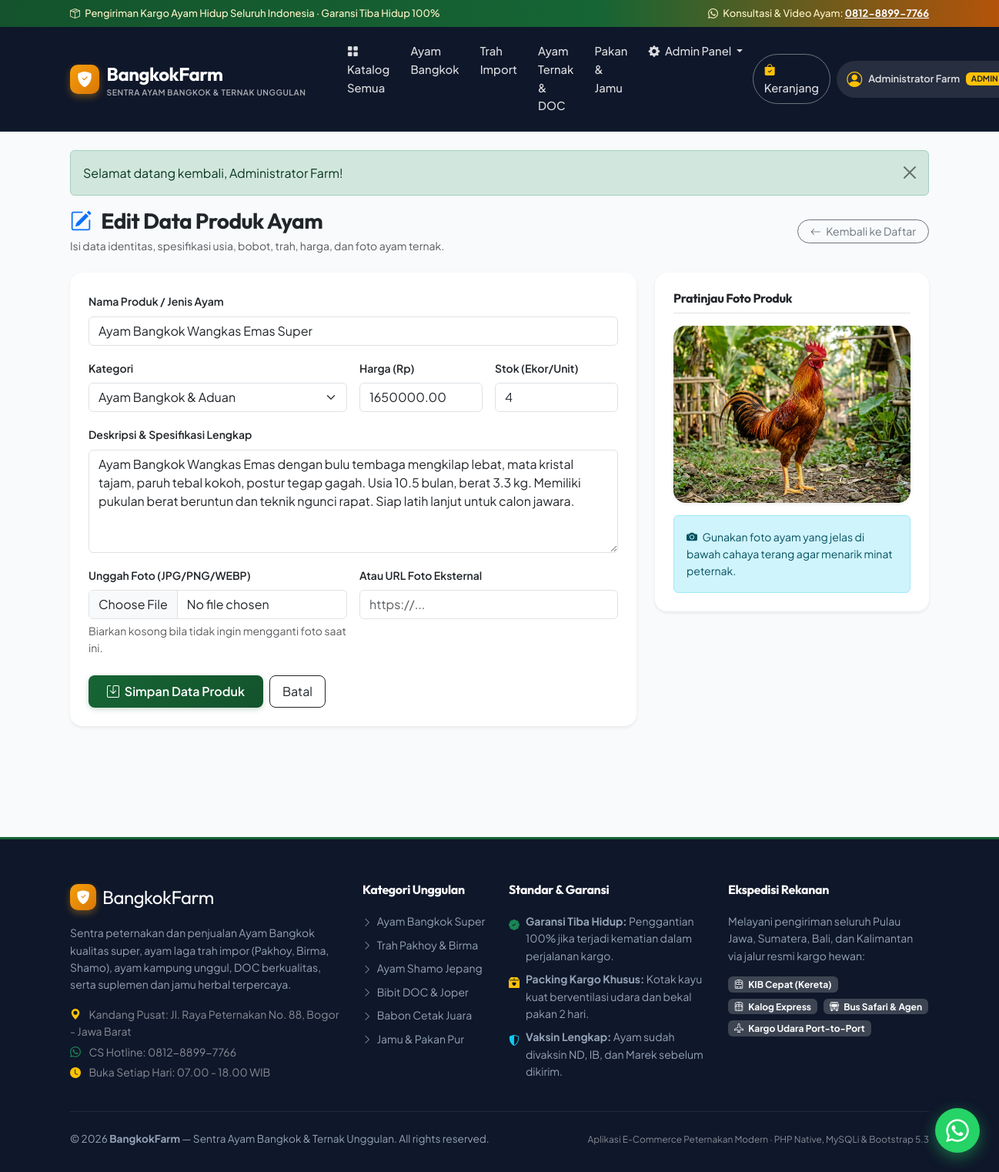
The page /kelola/produk_form.php?id=2 (signed in) on the database its author committed.
### tables this page shows
CREATE TABLE produk (
    id_produk   INT AUTO_INCREMENT PRIMARY KEY,
    id_penjual  INT NOT NULL,
    id_kategori INT NOT NULL,
    nama_produk VARCHAR(150) NOT NULL,
    deskripsi   TEXT         DEFAULT NULL,
    harga       DECIMAL(12,2) NOT NULL DEFAULT 0,
    stok        INT           NOT NULL DEFAULT 0,
    gambar      VARCHAR(255)  DEFAULT NULL,
    created_at  TIMESTAMP     NOT NULL DEFAULT CURRENT_TIMESTAMP,
    CONSTRAINT fk_produk_penjual  FOREIGN KEY (id_penjual)  REFERENCES users(id_user)      ON DELETE CASCADE ON UPDATE CASCADE,
    CONSTRAINT fk_produk_kategori FOREIGN KEY (id_kategori) REFERENCES kategori(id_kategori) ON DELETE CASCADE ON UPDATE CASCADE
);

CREATE TABLE kategori (
    id_kategori   INT AUTO_INCREMENT PRIMARY KEY,
    nama_kategori VARCHAR(50) NOT NULL
);

### kelola/produk_form.php (the view, shortened to what this page needs)
<?php
require_once __DIR__ . '/../includes/fungsi.php';
$id     = (int) ($_GET['id'] ?? 0);
$edit   = $id > 0;
$produk = [
    'id_kategori' => '',
    'nama_produk' => '',
    'deskripsi'   => '',
    'harga'       => '',
    'stok'        => '',
    'gambar'      => '',
];
if ($edit) {
    $stmt = $koneksi->prepare('SELECT * FROM produk WHERE id_produk = ?');
    $stmt->bind_param('i', $id);
    $stmt->execute();
    $data = $stmt->get_result()->fetch_assoc();
    $produk = $data;
}
$kategori_list = $koneksi->query('SELECT * FROM kategori ORDER BY id_kategori ASC')->fetch_all(MYSQLI_ASSOC);
$judul = $edit ? 'Edit Data Produk Ayam' : 'Tambah Ayam / Produk Baru';
require_once __DIR__ . '/../includes/header.php';
?>
<div class="d-flex justify-content-between align-items-center mb-4">
    <div>
        <h3 class="fw-bold mb-1 text-dark">
            <i class="bi bi-<?= $edit ? 'pencil-square text-primary' : 'plus-circle-fill text-success' ?> me-2"></i> <?= $judul ?>
        </h3>
        <p class="text-muted small mb-0">Isi data identitas, spesifikasi usia, bobot, trah, harga, dan foto ayam ternak.</p>
    </div>
    <a href="<?= BASE_URL ?>/kelola/produk.php" class="btn btn-outline-secondary btn-sm px-3 rounded-pill">
        <i class="bi bi-arrow-left me-1"></i> Kembali ke Daftar
    </a>
</div>
<div class="row g-4 mb-5">
    <div class="col-lg-8">
        <div class="card border-0 shadow-sm rounded-4 p-4 bg-white">
            <form method="post" enctype="multipart/form-data">
                <div class="mb-3">
                    <label class="form-label fw-semibold small text-dark">Nama Produk / Jenis Ayam</label>
                    <input type="text" name="nama_produk" class="form-control" value="<?= e($produk['nama_produk']) ?>" required placeholder="Contoh: Ayam Bangkok Super Wiring Kuning (Pejantan F1)">
                </div>
                <div class="row g-3 mb-3">
                    <div class="col-md-6">
                        <label class="form-label fw-semibold small text-dark">Kategori</label>
                        <select name="id_kategori" class="form-select" required>
                            <?php foreach ($kategori_list as $k): ?>
                                <option value="<?= (int) $k['id_kategori'] ?>" <?= (int) $produk['id_kategori'] === (int) $k['id_kategori'] ? 'selected' : '' ?>>
                                    <?= e($k['nama_kategori']) ?>
                                </option>
                            <?php endforeach; ?>
                        </select>
                    </div>
                    <div class="col-md-3">
                        <label class="form-label fw-semibold small text-dark">Harga (Rp)</label>
                        <input type="number" name="harga" class="form-control" value="<?= e($produk['harga']) ?>" min="0" step="500" required placeholder="0">
                    </div>
                    <div class="col-md-3">
                        <label class="form-label fw-semibold small text-dark">Stok (Ekor/Unit)</label>
                        <input type="number" name="stok" class="form-control" value="<?= e($produk['stok']) ?>" min="0" required placeholder="1">
                    </div>
                </div>
                <div class="mb-3">
                    <label class="form-label fw-semibold small text-dark">Deskripsi &amp; Spesifikasi Lengkap</label>
                    <textarea name="deskripsi" class="form-control" rows="5" placeholder="Tuliskan spesifikasi usia, berat/bobot, tulangan, karakter pukulan/gaya bertarung, riwayat vaksin, dll..."><?= e($produk['deskripsi']) ?></textarea>
                </div>
                <div class="row g-3 mb-4">
                    <div class="col-md-6">
                        <label class="form-label fw-semibold small text-dark">Unggah Foto (JPG/PNG/WEBP)</label>
                        <input type="file" name="gambar" class="form-control" accept="image/*" onchange="previewFile(this)">
                        <div class="form-text">Biarkan kosong bila tidak ingin mengganti foto saat ini.</div>
                    </div>
                    <div class="col-md-6">
                        <label class="form-label fw-semibold small text-dark">Atau URL Foto Eksternal</label>
                        <input type="text" name="gambar_url" class="form-control" placeholder="https://..." value="<?= preg_match('#^https?://#i', $produk['gambar']) ? e($produk['gambar']) : '' ?>" oninput="previewUrl(this.value)">
                    </div>
                </div>
                <div class="d-flex gap-2">
                    <button class="btn btn-farm-primary px-4 py-2 fw-semibold rounded-3" type="submit">
                        <i class="bi bi-save me-1"></i> Simpan Data Produk
                    </button>
                    <a href="<?= BASE_URL ?>/kelola/produk.php" class="btn btn-outline-dark px-3 py-2 rounded-3">Batal</a>
                </div>
            </form>
        </div>
    </div>
    <div class="col-lg-4">
        <div class="card border-0 shadow-sm rounded-4 p-4 bg-white sticky-top" style="top: 90px;">
            <h6 class="fw-bold mb-3 text-dark border-bottom pb-2">Pratinjau Foto Produk</h6>
            <div class="text-center">
                <img id="imgPreview" src="<?= e(gambar_produk($produk['gambar'])) ?>" class="img-fluid rounded-4 shadow-sm" style="max-height: 280px; width: 100%; object-fit: cover;" alt="Pratinjau">
            </div>
            <div class="alert alert-info mt-3 mb-0 small">
                <i class="bi bi-camera-fill me-1"></i> Gunakan foto ayam yang jelas di bawah cahaya terang agar menarik minat peternak.
            </div>
        </div>
    </div>
</div>
<?php require_once __DIR__ . '/../includes/footer.php'; ?>

### assets/css/style.css (style rules this page uses)
:root { --farm-emerald: #166534; --farm-emerald-dark: #14532d; --farm-emerald-light: #22c55e; --farm-emerald-subtle: #dcfce7; --farm-gold: #f59e0b; --farm-gold-dark: #b45309; --farm-gold-light: #fef3c7; --slate-900: #0f172a; --slate-800: #1e293b; --slate-700: #334155; --slate-600: #475569; --slate-100: #f1f5f9; --slate-50: #f8fafc; --body-bg: #f8fafc; --surface-card: #ffffff; --border-color: #e2e8f0; --radius-sm: 0.5rem; --radius-md: 0.75rem; --radius-lg: 1rem; --radius-xl: 1.5rem; --shadow-sm: 0 1px 2px 0 rgba(0, 0, 0, 0.05); --shadow-md: 0 4px 6px -1px rgba(0, 0, 0, 0.07), 0 2px 4px -2px rgba(0, 0, 0, 0.05); --shadow-lg: 0 10px 15px -3px rgba(0, 0, 0, 0.08), 0 4px 6px -4px rgba(0, 0, 0, 0.04); --shadow-xl: 0 20px 25px -5px rgba(0, 0, 0, 0.1), 0 8px 10px -6px rgba(0, 0, 0, 0.04); }
body { font-family: 'Plus Jakarta Sans', system-ui, -apple-system, sans-serif; background-color: var(--body-bg); color: var(--slate-800); line-height: 1.6; }
h1, h2, h3, h4, h5, h6, .brand-font { font-family: 'Outfit', 'Plus Jakarta Sans', sans-serif; letter-spacing: -0.02em; }
.btn-farm-primary { background: linear-gradient(135deg, var(--farm-emerald) 0%, var(--farm-emerald-dark) 100%); color: #ffffff; border: none; font-weight: 600; border-radius: var(--radius-sm); transition: all 0.2s ease; box-shadow: 0 2px 6px rgba(22, 101, 52, 0.25); }

### rows shown on the page
produk: nama_produk "Ayam Bangkok Wangkas Emas Super", id_kategori "Ayam Bangkok & Aduan", harga "1650000.00", stok "4", deskripsi "Ayam Bangkok Wangkas Emas dengan bulu tembaga mengkilap lebat, mata kristal tajam, paruh tebal kokoh, postur tegap gagah. Usia 10.5 bulan, berat 3.3 kg. Memiliki pukulan berat beruntun dan teknik ngunci rapat. Siap latih lanjut untuk calon jawara.", gambar (picture)

### other values the page prints
$wa_display "0812-8899-7766"
APP_NAME "BangkokFarm"
$tagline "SENTRA AYAM BANGKOK & TERNAK UNGGULAN"
$u['nama'] "Administrator Farm"
$u['role'] "ADMIN"
$f['pesan'] "Selamat datang kembali, Administrator Farm!"
$judul "Edit Data Produk Ayam"
APP_WA_DISPLAY "0812-8899-7766"
$tagline "Sentra Ayam Bangkok & Ternak Unggulan"
